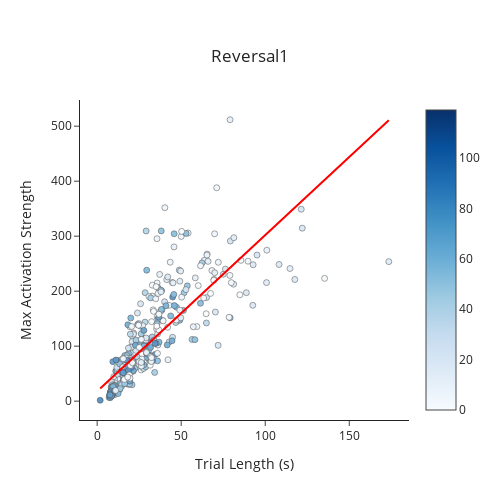

The notebook cell saved with this chart:
### Code cell
## Linear regression for JUST REVERSAL SESSION
reversal_df = trial_df[trial_df.session == 'Reversal1']
lm_max_reversal = pg.linear_regression(reversal_df.trial_length, reversal_df['max'], as_dataframe = False)
lm_mean_reversal = pg.linear_regression(reversal_df.trial_length, reversal_df['mean'], as_dataframe = False)
fig = pf.custom_graph_template('Reversal1', x_title = 'Trial Length (s)', y_title = 'Max Activation Strength')
fig.add_trace(go.Scatter(x = reversal_df.trial_length, y = reversal_df['max'], mode = 'markers', opacity = 0.7, showlegend = False,
                         marker={'color': trial_df.trial, 'colorscale': 'Blues', 'showscale': True, 'line': {'color': 'black', 'width' : 0.5}}))
fig.add_trace(go.Scatter(x = reversal_df.trial_length, y = lm_max_reversal['pred'], mode = 'lines', line_color = 'red', showlegend = False))
fig.show()

### Figure 1 — Plotly figure (JSON) as saved in the notebook; plotly's stock layout.template omitted (floating-point values rounded to 4 significant figures; data arrays with more than 128 entries replaced by an {"elided": "..."} marker saying what was removed)
{"data": [{"marker": {"color": {"elided": "1580 int values"}, "colorscale": [[0, "rgb(247,251,255)"], [0.125, "rgb(222,235,247)"], [0.25, "rgb(198,219,239)"], [0.375, "rgb(158,202,225)"], [0.5, "rgb(107,174,214)"], [0.625, "rgb(66,146,198)"], [0.75, "rgb(33,113,181)"], [0.875, "rgb(8,81,156)"], [1, "rgb(8,48,107)"]], "line": {"color": "black", "width": 0.5}, "showscale": true}, "mode": "markers", "opacity": 0.7, "showlegend": false, "type": "scatter", "x": {"elided": "437 float values"}, "y": {"elided": "437 float values"}}, {"line": {"color": "red"}, "mode": "lines", "showlegend": false, "type": "scatter", "x": {"elided": "437 float values"}, "y": {"elided": "437 float values"}}], "layout": {"height": 500, "title": {"text": "Reversal1", "x": 0.5, "xanchor": "center", "y": 0.9, "yanchor": "top"}, "width": 500, "xaxis": {"title": {"text": "Trial Length (s)"}}, "yaxis": {"title": {"text": "Max Activation Strength"}}}}
